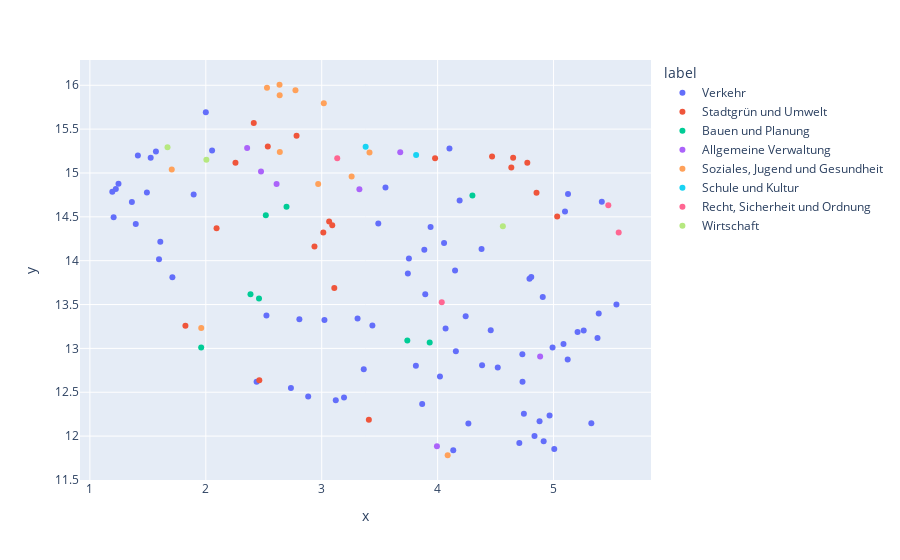

Notebook code for this chart:
### Code cell
# Create a dataframe for visualization
import plotly.express as px
import pandas as pd

# Create a new column for hover data with truncated text
umap_embeddings_df = pd.DataFrame(umap_embeddings, columns=["x", "y"])
umap_embeddings_df["hover_text"] = titles
umap_embeddings_df["label"] = tags

# Plotting using Plotly
fig = px.scatter(umap_embeddings_df, x="x", y="y", color="label", hover_data=["hover_text"])
fig.show()

### Figure 1 — Plotly figure (JSON) as saved in the notebook; plotly's stock layout.template omitted (floating-point values rounded to 4 significant figures)
{"data": [{"customdata": [["Verkehrsberuhigter Bereich Holwedestraße"], ["Sicherer Schulweg Querum"], ["Tempo 30 Madamenweg/Ringgleis bis Kreuzung Madamenweg/Altstadring"], ["Fahrradkonzept Wendenstraße überarbeiten..."], ["Brodweg - brisant für alle Verkehrsteilnehmenden"], ["Schulverkehr Querum"], ["Solarunterstand für Räder"], ["Kastanienallee Ampelschaltung anpassen"], ["Verkehrspiegel Ausfahrt Buschweg auf die Hauptstraße in Wenden"], ["Ampel für Radfahrer Wendenring Ecke Maschpl"], ["Geschwindigkeits- und Durchfahrtsbegrenzung Querumer Straße"], ["FGÜ"], ["Umrüstung der ÖPNV-Busflotte auf Elektromobilität"], ["Zebrastreifen an der Kreuzung Mittelweg Ringgleis."], ["Blitzer am Bohlweg ( vor Schloß )"], ["Verbreiterung Fuß/Radweg Bienroder Weg"], ["Fahrradpiktogramme Rüninger Weg endlich umsetzen"], ["Einrichten eines Durchfahrtverbots für Transporter und Kraftfahrzeuge über 3,5 Tonnen in die Volmestraße"], ["Ausnahmegenehmigung für pflegende Privatpersonen zum Parken"], ["Mittelweg 30km/h Blitzer"], ["Parkplatz auf dem Wollmarkt stoppen"], ["Push & Pull"], ["Mühlentrift Verkehr, Tempo 30, Anlieger Frei"], ["Fahrradstraße Wilhelm-Bode-Straße und Karl-Marx-Straße mit Vorfahrt"], ["Gefahrenstelle auf dem Ringgleis"], ["Bringzone für die Realschule Maschstraße"], ["Mehr Bewohnerparkplätze in der Maschstraße"], ["Verkehrssichere Max-Planck-Str"], ["Verkehrsspiegel Kreuzung Karl-Hintze-Weg und Mittelriede"], ["Halteververbot auf der Altmarkstr. in Höhe Auf dem Anger"], ["Einbahnstraße Wilhelmsgarten"], ["Einbahnstraße St.-Ingbert-Straße zur Lärmreduzierung"], ["Mehr Bewohnerparkplätze am Burgundenplatz"], ["Hinweisschild Einsatzfahrzeug Salzdahlumer Straße"], ["Sichere Überquerungsmöglichkeit am Campus Forschungsflughafen"], ["Veloroute und Parkplatzsituation Helmstedeter Straße"], ["Geschwindigkeitsschwellen Holzmindener Straße"], ["Petristraße für Radfahrer optimieren"], ["„Sichtschutz“ an RadfahrerInnenampel Ecke Gliedmaroder Str./Böcklinstr. für Autofahrende"], ["Sensorgesteuerte Ampelschaltung Ringgleis/Celler Straße"], ["Parkplätze Querum"], ["Warnschilder vor der neuen Querungshilfe An der Rothenburg"], ["Beleuchtung Ringgleis"], ["Hinweisschild für Radfahrer beim Überholen von Fußgängern auf dem gesamten Ringgleis"], ["Ein Zebrastreifen für den Handelsweg"], ["Fahrradständer und grüner Pfeil für Fahrräder"], ["Autos versperren Fußweg"], ["Fahrradparkhaus Innenstadt"], ["Anpassung Strahler Dom/Münzstraße"], ["T- Kreuzung Hordorfer Str. L 633/ Schapen/Weddel K41 ist lebensgefährlich"], ["Schulweg von Grundschüler: Monatskarte ohne 2km Entfernung"], ["Fahrradständer"], ["Lehmanger sicherer machen!"], ["Lärmschutzwand A39 Geitelde"], ["Rad und Fußweg Lehmanger Richtung Donauviertel"], ["„Spielstraßen“ beruhigen"], ["Überprüfung und Aktualisierung von Verkehrsschildern"], ["Markierung Radweg Kreuzung Steinweg/Ritterbrunnen"], ["Begrenzung des Verkehrs auf der Münzstraße"], ["Farbliche Markierung von Parkflächen"], ["Unterirdischer Rebenring"], ["Fahrtrichtung auf dem Radweg klar festlegen"], ["Einführung eines Blitzersystems mit Audiosensoren"], ["Salzdahlumer Straße digitales Hinweisschild zur Vorrangschaltung"], ["Entlastung der Bevenroder Str."], ["Signallampe Straßenbahnquerung"], ["Kein Anwohnerparken im östlichen Ringgebiet"], ["Verkehrsberuhigung Madamenweg"], ["Ampelschaltung Hamburger Straße vorm Stadion optimieren"], ["Ringbus erhalten – das südwestliche Ringgebiet darf nicht abgehängt werden!"], ["Fußgängerüberweg für eine sicherere Grundschule in Querum"], ["Rote Radwegmarkierung Münchenstraße/Broitzemer Straße"], ["Optimierung Fußgängerampel Ackerstr./Helmstedter Str."], ["Wilhelm-Bornstedt-Weg entlang der Oker besser befestigen"]], "hovertemplate": "label=Verkehr<br>x=%{x}<br>y=%{y}<br>hover_text=%{customdata[0]}<extra></extra>", "legendgroup": "Verkehr", "marker": {"color": "#636efa", "symbol": "circle"}, "mode": "markers", "name": "Verkehr", "orientation": "v", "showlegend": true, "type": "scatter", "x": [4.135, 3.309, 4.069, 4.242, 5.26, 5.416, 4.102, 3.939, 1.607, 4.732, 3.893, 1.712, 3.488, 4.879, 3.193, 5.207, 5.086, 1.57, 2.054, 4.383, 1.525, 4.744, 4.157, 4.458, 4.966, 2.0, 1.492, 3.812, 3.55, 2.438, 3.363, 4.055, 1.224, 4.808, 3.752, 1.247, 1.396, 4.991, 5.122, 4.705, 1.193, 3.437, 5.326, 5.379, 4.519, 4.379, 1.596, 2.807, 3.121, 5.125, 4.15, 5.542, 4.265, 3.867, 4.836, 4.02, 4.19, 5.39, 1.362, 1.414, 2.523, 4.907, 3.885, 4.792, 2.734, 5.006, 1.895, 1.205, 4.731, 4.915, 3.743, 3.024, 2.883, 5.099], "xaxis": "x", "y": [11.84, 13.34, 13.23, 13.37, 13.2, 14.67, 15.28, 14.38, 14.22, 12.62, 13.62, 13.81, 14.42, 12.17, 12.44, 13.19, 13.05, 15.24, 15.26, 12.81, 15.17, 12.26, 12.97, 13.21, 12.24, 15.69, 14.78, 12.8, 14.84, 12.62, 12.76, 14.2, 14.82, 13.81, 14.03, 14.88, 14.42, 13.01, 12.87, 11.92, 14.79, 13.26, 12.15, 13.12, 12.78, 14.13, 14.02, 13.33, 12.41, 14.76, 13.89, 13.5, 12.14, 12.36, 12.0, 12.68, 14.69, 13.4, 14.67, 15.2, 13.37, 13.59, 14.12, 13.79, 12.55, 11.85, 14.75, 14.49, 12.93, 11.94, 13.85, 13.32, 12.45, 14.56], "yaxis": "y"}, {"customdata": [["Wickelboard auf städtischen Spielplätzen"], ["Neugestaltung WOLLMARKT"], ["Dauerhafte Begrünung des Schlossplatzes und Platz der Deutschen Einheit"], ["Mehr Mülleimer im Waldstück zwischen Kralenriede, der Schuntersiedlung und Rühme."], ["Sitzbänke an der Platane Okerstraße 8b"], ["Steg am Schapenbruchteich"], ["Toiletten für den Löwenwall"], ["Mehr Mülleimer/ kotbeutelstation"], ["Nachhaltigere und effizientere Grünflächenbewässerung"], ["Braunschweig braucht einen Wasserspielplatz!"], ["Pflege /Gestaltung Grünanlagen"], ["100 künstlerisch gestaltete Bänke für Braunschweig!"], ["Verwaiste Einkaufswagen"], ["Zuwegung Bhf. Gliesmarode einladend randbepflanzen"], ["Hundeplatz Melverode"], ["Kaffee am Ölpersee"], ["Leipziger Straße entlang keine Sitzbänke"], ["Hundeplatz Melverode"], ["Bäume gegen Klimawandel"], ["Hundewiese Nußberg"]], "hovertemplate": "label=Stadtgrün und Umwelt<br>x=%{x}<br>y=%{y}<br>hover_text=%{customdata[0]}<extra></extra>", "legendgroup": "Stadtgrün und Umwelt", "marker": {"color": "#EF553B", "symbol": "circle"}, "mode": "markers", "name": "Stadtgrün und Umwelt", "orientation": "v", "showlegend": true, "type": "scatter", "x": [2.535, 4.774, 2.414, 5.031, 3.064, 2.462, 1.824, 3.407, 3.978, 2.256, 4.47, 3.091, 2.783, 4.853, 4.636, 2.093, 2.938, 4.651, 3.108, 3.014], "xaxis": "x", "y": [15.3, 15.12, 15.57, 14.5, 14.45, 12.64, 13.26, 12.19, 15.17, 15.12, 15.19, 14.41, 15.43, 14.78, 15.06, 14.37, 14.16, 15.17, 13.69, 14.32], "yaxis": "y"}, {"customdata": [["Beleuchtung Wasserturm Giersberg"], ["Hundewiese am Jütenring einrichten - Bebauungsplan HA 137 ändern"], ["\"Viktualienmarkt\" Burgpassage"], ["Umsetzen Informationsstele am Burgplatz"], ["Standort 2. Haferstroh-Toilette"], ["Umstellung der Beleuchtung auf LED"], ["Aufsteller mit Ladeninfos für den Handelsweg"], ["Tiny House Fläche erstellen"]], "hovertemplate": "label=Bauen und Planung<br>x=%{x}<br>y=%{y}<br>hover_text=%{customdata[0]}<extra></extra>", "legendgroup": "Bauen und Planung", "marker": {"color": "#00cc96", "symbol": "circle"}, "mode": "markers", "name": "Bauen und Planung", "orientation": "v", "showlegend": true, "type": "scatter", "x": [3.739, 2.696, 2.386, 2.459, 1.96, 3.931, 4.3, 2.518], "xaxis": "x", "y": [13.09, 14.62, 13.62, 13.57, 13.01, 13.07, 14.74, 14.52], "yaxis": "y"}, {"customdata": [["Zeitgemäße Funktionalität für die Ideenplattform"], ["Lärmaktionsplanung"], ["Einfacher Weg für die Genehmigung von nicht kommerziellen Tanzveranstaltungen in Braunschweiger Park und Grünanlagen"], ["§ 37 Hilfe bei Verwaltungsangelegenheiten Infoveranstaltung"], ["App Dorffunk"], ["Anmeldeportal Stadt Braunschweig"], ["Abstimmungen im Protokoll mit Angabe des genauen Ergebnisses"]], "hovertemplate": "label=Allgemeine Verwaltung<br>x=%{x}<br>y=%{y}<br>hover_text=%{customdata[0]}<extra></extra>", "legendgroup": "Allgemeine Verwaltung", "marker": {"color": "#ab63fa", "symbol": "circle"}, "mode": "markers", "name": "Allgemeine Verwaltung", "orientation": "v", "showlegend": true, "type": "scatter", "x": [4.884, 3.325, 2.357, 2.611, 3.994, 2.476, 3.677], "xaxis": "x", "y": [12.91, 14.81, 15.28, 14.87, 11.88, 15.02, 15.24], "yaxis": "y"}, {"customdata": [["Spielplätze im Herbst/Winter nutzbarer machen"], ["Unterstützung für besonders gefährdete Menschen bei Hitze"], ["Wickeltisch"], ["Einführung Stadtinterne Kinderbetreuung für Mütter"], ["Eltern-Kind-Schaukel für Spielplätze"], ["Ponyclub Querum e.V."], ["Weiteres Angebot des Braunschweiger Schülertickets für 15 Euro"], ["Aufrüstung Broitzemer Spielplätze für Kleinkinder"], ["Ort für Grafitty und Tags statt Beschmieren im östlichen Ringgebiet"], ["Basketballplatz erneuern am Spielplatz Hohetorwall"], ["Petition: Verbesserung des Skateparks am Westbahnhof in Braunschweig zum 10-jährigen Jubiläum"], ["Skaterbahn Mutter Kind Spielplatz"]], "hovertemplate": "label=Soziales, Jugend und Gesundheit<br>x=%{x}<br>y=%{y}<br>hover_text=%{customdata[0]}<extra></extra>", "legendgroup": "Soziales, Jugend und Gesundheit", "marker": {"color": "#FFA15A", "symbol": "circle"}, "mode": "markers", "name": "Soziales, Jugend und Gesundheit", "orientation": "v", "showlegend": true, "type": "scatter", "x": [3.018, 3.258, 1.961, 3.412, 2.773, 2.639, 2.97, 2.528, 4.087, 2.636, 1.706, 2.637], "xaxis": "x", "y": [15.79, 14.96, 13.23, 15.23, 15.94, 15.24, 14.88, 15.97, 11.78, 16.01, 15.04, 15.89], "yaxis": "y"}, {"customdata": [["Aufführung des Dramas \"Julius von Tarent\" von Johann Anton Leisewitz"], ["Stadtkindergarten/Krippe"]], "hovertemplate": "label=Schule und Kultur<br>x=%{x}<br>y=%{y}<br>hover_text=%{customdata[0]}<extra></extra>", "legendgroup": "Schule und Kultur", "marker": {"color": "#19d3f3", "symbol": "circle"}, "mode": "markers", "name": "Schule und Kultur", "orientation": "v", "showlegend": true, "type": "scatter", "x": [3.814, 3.379], "xaxis": "x", "y": [15.2, 15.3], "yaxis": "y"}, {"customdata": [["Installation einer Strassen/wegbeleuchtung"], ["Haltestelle extrem unsicher"], ["Wegbeleuchtung bauen"], ["Veranstaltungen richtig Planen"]], "hovertemplate": "label=Recht, Sicherheit und Ordnung<br>x=%{x}<br>y=%{y}<br>hover_text=%{customdata[0]}<extra></extra>", "legendgroup": "Recht, Sicherheit und Ordnung", "marker": {"color": "#FF6692", "symbol": "circle"}, "mode": "markers", "name": "Recht, Sicherheit und Ordnung", "orientation": "v", "showlegend": true, "type": "scatter", "x": [5.472, 4.036, 5.562, 3.134], "xaxis": "x", "y": [14.63, 13.53, 14.32, 15.17], "yaxis": "y"}, {"customdata": [["Parkplätze Adventsgeschäft - Forderung AAI"], ["Umwandlung des alten Galaria-Gebäudes in ein Parkhaus"], ["Gesundheits- und Rehazentrum im Galeria-Gebäude"]], "hovertemplate": "label=Wirtschaft<br>x=%{x}<br>y=%{y}<br>hover_text=%{customdata[0]}<extra></extra>", "legendgroup": "Wirtschaft", "marker": {"color": "#B6E880", "symbol": "circle"}, "mode": "markers", "name": "Wirtschaft", "orientation": "v", "showlegend": true, "type": "scatter", "x": [1.67, 2.005, 4.563], "xaxis": "x", "y": [15.29, 15.15, 14.39], "yaxis": "y"}], "layout": {"legend": {"title": {"text": "label"}, "tracegroupgap": 0}, "margin": {"t": 60}, "xaxis": {"anchor": "y", "domain": [0, 1], "title": {"text": "x"}}, "yaxis": {"anchor": "x", "domain": [0, 1], "title": {"text": "y"}}}}
